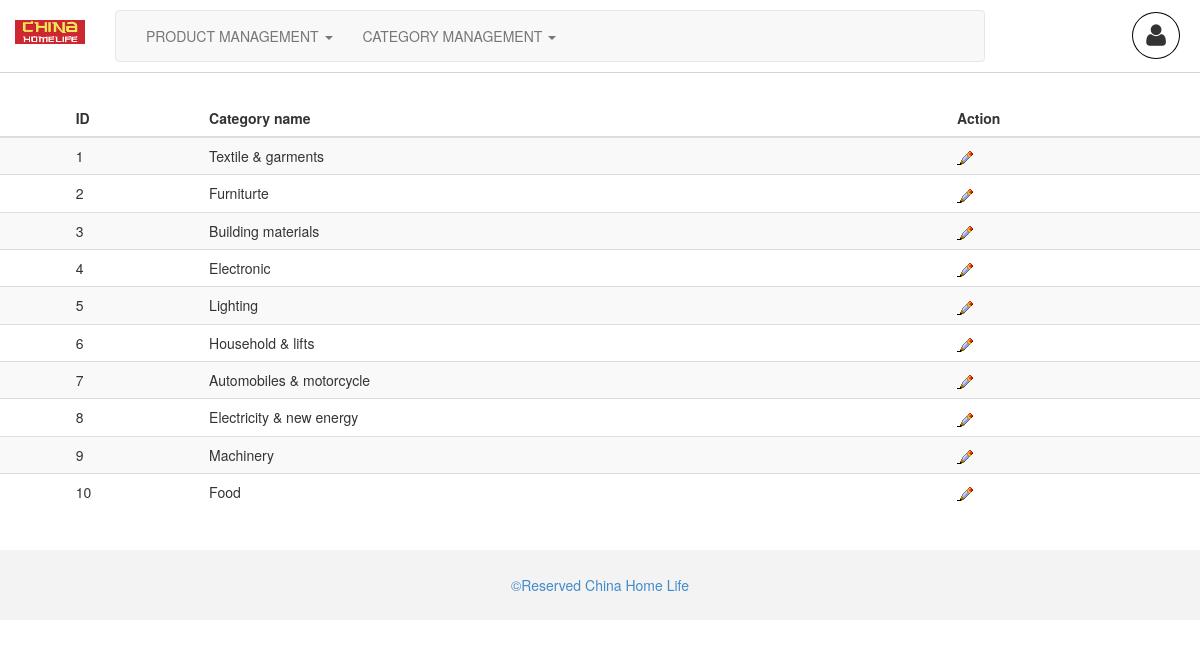
Screenshot of /backend/index.php/category/category_list with the database file from the repository.
### tables this page shows
CREATE TABLE IF NOT EXISTS `category` (
  `id` int(11) NOT NULL AUTO_INCREMENT,
  `parent_id` int(4) NOT NULL,
  `category_name` varchar(28) NOT NULL,
  PRIMARY KEY (`id`)
);

### backend/application/controllers/category.php (called while the page is built, shortened)
<?php  if ( ! defined('BASEPATH')) exit('No direct script access allowed');
class Category extends CI_Controller {
  function __construct() {
    $this->load->helper('url');
	$this->load->library('session');
	$this->load->library("pagination");
	$this->load->model('category_model');
	$this->load->library('form_validation');
	}
	public function category_list()
	{
    $data['results']=$this->category_model->fetch();
	$this->load->view('templates/header3');
    $this->load->view('pages/category_list', $data);
    $this->load->view('templates/footer3');
	}
}

### backend/index.php (called while the page is built, shortened)
<?php
require_once BASEPATH.'core/CodeIgniter.php';

### backend/application/models/category_model.php (called while the page is built, shortened)
<?php
class Category_model extends CI_Model {
	public $table='category';
	function fetch()
	{
		$this->db->where('parent_id=0');
		$query = $this->db->get($this->table);
		return $query;
	}
 }

### backend/application/views/pages/category_list.php (the view, shortened to what this page needs)
<table class="table table-striped" style="font-size:14px;">
       <thead>
         <tr>
           <th></th>
           <th>ID</th>
           <th>Category name</th>
		<th>Action</th>
         </tr>
       </thead>
       <tbody>
	<?php
	foreach($results->result() as $row)
	{?>
         <tr>
           <td></td>
		 <td><?php echo $row->id;?></td>
           <td><?php echo $row->category_name;?></td>
		<td><a href='<?php echo base_url(); ?>category/edit/<?php echo $row->id;?>'>
		<img src='<?php echo base_url(); ?>assets/images/btn_edit.gif'></a>&nbsp;&nbsp;&nbsp;&nbsp;&nbsp;&nbsp;
		</td>
         </tr>
	<?php }?>
       </tbody>
     </table>

### backend/application/views/templates/header3.php (shortened to what this page needs)
<head>
<link href="<?php echo base_url(); ?>assets/css/bootstrap.min.css" rel="stylesheet">
<link href="<?php echo base_url(); ?>assets/css/font-awesome.min.css" rel="stylesheet">
<link href="<?php echo base_url(); ?>assets/css/style1.css" rel="stylesheet">
<link href="<?php echo base_url(); ?>assets/css/custom.css" rel="stylesheet">
</head>
<div class="header">
	<div class="col-lg-1 col-md-2 col-sm-2 col-xs-12">
        <div id="logo">
           <a href="http://localhost/chl/backend/index/dashboard">  <img src="<?php echo base_url(); ?>/assets/images/logo.png" class="img-responsive"></a>
        </div>
    </div>
	<div class="col-lg-9 col-md-8 col-sm-8">
 <nav class="navbar navbar-default" role="navigation">
  <div class="collapse navbar-collapse navbar-ex1-collapse">
    <ul class="nav navbar-nav">
      <li class="dropdown">
        <a href="#" class="dropdown-toggle" data-toggle="dropdown">PRODUCT MANAGEMENT <b class="caret"></b></a>
      </li>
	   <li class="dropdown">
        <a href="#" class="dropdown-toggle" data-toggle="dropdown">CATEGORY MANAGEMENT <b class="caret"></b></a>
      </li>
    </ul>
  </div>
</nav>
    </div>
    <div class="col-lg-2 col-sm-2 col-md-2">
            <div class="user">
           <a href="#" class="fa fa-user list-user dropdown-toggle" data-toggle="dropdown"></a>
        </div>
    </div>
</div>

### backend/application/views/templates/footer3.php (shortened to what this page needs)
<footer class="page-footer text-center">
<a href="#">&copy;Reserved China Home Life</a>
</footer>

### backend/assets/css/style1.css (style rules this page uses)
.header { border-bottom:1px solid #d4d4d4; width:100%; float:left; }
#logo { float:left; margin: 20px 0; width: 100%; }
.user { float:right; position: absolute; left: auto; right: 20px; }
.list-user { font-size: 25px; line-height: 19px; color: #333; border: 1px solid #000; border-radius: 50%; padding: 13px; margin: 12px 0 0; }
.navbar { margin: 10px 0; float: left; width: 100%; }
.table { clear:both; }
.page-footer { width:100%; background:#f3f3f3; margin: 20px 0px; padding: 25px 0; float: left; }

### rows the page displays
category: id "1", category_name "Textile & garments"
category: id "2", category_name "Furniturte"
category: id "3", category_name "Building materials"
category: id "4", category_name "Electronic"
category: id "5", category_name "Lighting"
category: id "6", category_name "Household & lifts"
category: id "7", category_name "Automobiles & motorcycle"
category: id "8", category_name "Electricity & new energy"
category: id "9", category_name "Machinery"
category: id "10", category_name "Food"
